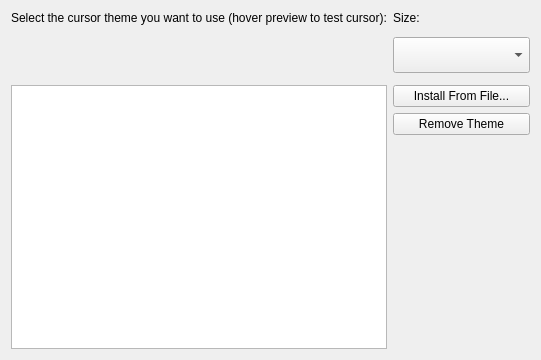
<?xml version="1.0" encoding="UTF-8"?>
<ui version="4.0">
 <class>ThemePage</class>
 <widget class="QWidget" name="ThemePage">
  <property name="geometry">
   <rect>
    <x>0</x>
    <y>0</y>
    <width>541</width>
    <height>360</height>
   </rect>
  </property>
  <layout class="QGridLayout" name="gridLayout">
   <item row="0" column="0" colspan="2">
    <widget class="QLabel" name="label">
     <property name="text">
      <string>Select the cursor theme you want to use (hover preview to test cursor):</string>
     </property>
    </widget>
   </item>
   <item row="1" column="0" rowspan="3" colspan="2">
    <widget class="PreviewWidget" name="preview" native="true">
     <property name="sizePolicy">
      <sizepolicy hsizetype="Preferred" vsizetype="Preferred">
       <horstretch>0</horstretch>
       <verstretch>0</verstretch>
      </sizepolicy>
     </property>
     <property name="minimumSize">
      <size>
       <width>0</width>
       <height>48</height>
      </size>
     </property>
    </widget>
   </item>
   <item row="4" column="0" rowspan="5" colspan="2">
    <widget class="QListView" name="view">
     <property name="sizePolicy">
      <sizepolicy hsizetype="Expanding" vsizetype="Expanding">
       <horstretch>0</horstretch>
       <verstretch>1</verstretch>
      </sizepolicy>
     </property>
     <property name="alternatingRowColors">
      <bool>true</bool>
     </property>
     <property name="verticalScrollMode">
      <enum>QAbstractItemView::ScrollPerPixel</enum>
     </property>
    </widget>
   </item>
   <item row="4" column="2">
    <widget class="KPushButton" name="installButton">
     <property name="text">
      <string>Install From File...</string>
     </property>
    </widget>
   </item>
   <item row="5" column="2">
    <widget class="KPushButton" name="removeButton">
     <property name="text">
      <string>Remove Theme</string>
     </property>
    </widget>
   </item>
   <item row="2" column="2">
    <widget class="QComboBox" name="sizeComboBox">
     <property name="sizePolicy">
      <sizepolicy hsizetype="Preferred" vsizetype="MinimumExpanding">
       <horstretch>0</horstretch>
       <verstretch>0</verstretch>
      </sizepolicy>
     </property>
     <property name="sizeAdjustPolicy">
      <enum>QComboBox::AdjustToMinimumContentsLengthWithIcon</enum>
     </property>
     <property name="iconSize">
      <size>
       <width>0</width>
       <height>0</height>
      </size>
     </property>
    </widget>
   </item>
   <item row="0" column="2">
    <widget class="QLabel" name="sizeLabel">
     <property name="text">
      <string comment="@label:listbox cursor size">Size:</string>
     </property>
    </widget>
   </item>
  </layout>
 </widget>
 <customwidgets>
  <customwidget>
   <class>KPushButton</class>
   <extends>QPushButton</extends>
   <header>kpushbutton.h</header>
  </customwidget>
  <customwidget>
   <class>PreviewWidget</class>
   <extends>QWidget</extends>
   <header>previewwidget.h</header>
   <container>1</container>
  </customwidget>
 </customwidgets>
 <resources/>
 <connections/>
</ui>
